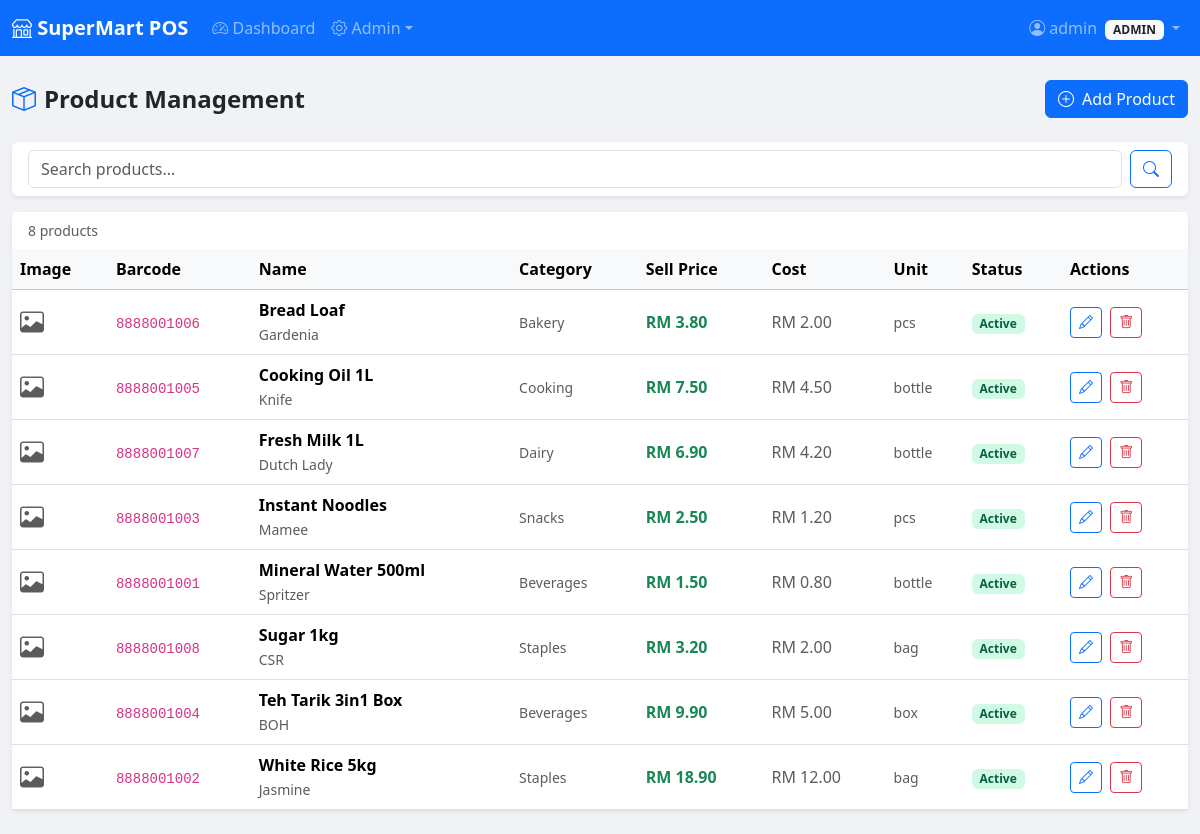
/admin/products.php (signed in), run on the app's committed database.
### tables this page shows
CREATE TABLE system_settings (
    id            INT AUTO_INCREMENT PRIMARY KEY,
    setting_key   VARCHAR(100) UNIQUE NOT NULL,
    setting_value TEXT,
    updated_at    TIMESTAMP DEFAULT CURRENT_TIMESTAMP ON UPDATE CURRENT_TIMESTAMP
);

CREATE TABLE products (
    id            INT AUTO_INCREMENT PRIMARY KEY,
    barcode       VARCHAR(100) UNIQUE NOT NULL,
    sku           VARCHAR(100),
    product_name  VARCHAR(255) NOT NULL,
    category      VARCHAR(100),
    brand         VARCHAR(100),
    selling_price DECIMAL(10,2) NOT NULL DEFAULT 0.00,
    cost_price    DECIMAL(10,2) NOT NULL DEFAULT 0.00,
    unit          VARCHAR(50) DEFAULT 'pcs',
    image         VARCHAR(255),
    status        ENUM('active','inactive') NOT NULL DEFAULT 'active',
    created_at    TIMESTAMP DEFAULT CURRENT_TIMESTAMP,
    updated_at    TIMESTAMP DEFAULT CURRENT_TIMESTAMP ON UPDATE CURRENT_TIMESTAMP
);

### includes/auth.php (called while the page is built, shortened)
<?php
require_once __DIR__ . '/config.php';
function isLoggedIn() {
    return isset($_SESSION['user_id']) && isset($_SESSION['role']);
}
function isAdmin() {
    return isLoggedIn() && $_SESSION['role'] === 'admin';
}
function getSetting($key) {
    global $pdo;
    try {
        $stmt = $pdo->prepare("SELECT setting_value FROM system_settings WHERE setting_key = ?");
        $stmt->execute([$key]);
        $row = $stmt->fetch();
        $val = $row ? $row['setting_value'] : null;
        return $val;
    } catch (Exception $e) {
        $defaults = [
            'store_name'           => 'SuperMart POS',
            'store_address'        => '123 Main Street',
            'store_phone'          => '',
            'tax_rate'             => '6',
            'receipt_footer'       => 'Thank you for shopping with us!',
            'auto_cash_drawer'     => '1',
            'cashier_manual_drawer'=> '0',
            'drawer_cooldown'      => '30',
            'currency'             => 'RM',
            'printer_name'         => 'EPSON TM-T82',
        ];
        return $defaults[$key] ?? null;
    }
}

### admin/products.php (the view, shortened to what this page needs)
<?php
require_once __DIR__ . '/../includes/auth.php';
$search = $_GET['s'] ?? '';
if ($search) {
    $stmt = $pdo->prepare("SELECT * FROM products WHERE product_name LIKE ? OR barcode LIKE ? OR sku LIKE ? ORDER BY product_name");
    $stmt->execute(["%$search%","%$search%","%$search%"]);
} else {
    $stmt = $pdo->query("SELECT * FROM products ORDER BY product_name");
}
$products = $stmt->fetchAll();
?>
<!DOCTYPE html>
<html lang="en">
<head>
    <link rel="stylesheet" href="https://cdn.jsdelivr.net/npm/bootstrap@5.3.2/dist/css/bootstrap.min.css">
    <link rel="stylesheet" href="https://cdn.jsdelivr.net/npm/bootstrap-icons@1.11.3/font/bootstrap-icons.min.css">
    <link rel="stylesheet" href="<?= APP_URL ?>/assets/css/style.css">
</head>
<body>
<?php include __DIR__ . '/../includes/header.php'; ?>
<div class="container-fluid py-4">
    <div class="d-flex align-items-center mb-4">
        <h4 class="fw-bold mb-0"><i class="bi bi-box-seam me-2 text-primary"></i>Product Management</h4>
        <a href="?action=add" class="ms-auto btn btn-primary"><i class="bi bi-plus-circle me-2"></i>Add Product</a>
    </div>
    <div class="card border-0 shadow-sm mb-3">
        <div class="card-body py-2">
            <form method="GET" class="d-flex gap-2">
                <input type="text" name="s" class="form-control" placeholder="Search products..." value="<?= htmlspecialchars($search) ?>">
                <button class="btn btn-outline-primary"><i class="bi bi-search"></i></button>
            </form>
        </div>
    </div>
    <div class="card border-0 shadow-sm">
        <div class="card-header bg-white border-0 py-2 d-flex align-items-center">
            <span class="text-muted small"><?= count($products) ?> products</span>
        </div>
        <div class="table-responsive">
            <table class="table table-hover align-middle mb-0">
                <thead class="table-light"><tr>
                    <th>Image</th><th>Barcode</th><th>Name</th><th>Category</th><th>Sell Price</th><th>Cost</th><th>Unit</th><th>Status</th><th>Actions</th>
                </tr></thead>
                <tbody>
                <?php foreach ($products as $p): ?>
                <tr>
                    <td>
                        <?php if ($p['image']): ?>
                        <img src="<?= APP_URL ?>/uploads/products/<?= $p['image'] ?>" style="width:40px;height:40px;object-fit:cover;border-radius:6px;" onerror="this.src='<?= APP_URL ?>/assets/img/no-image.png'">
                        <?php else: ?><span class="text-muted"><i class="bi bi-image" style="font-size:1.5rem"></i></span><?php endif; ?>
                    </td>
                    <td><code class="small"><?= htmlspecialchars($p['barcode']) ?></code></td>
                    <td><span class="fw-semibold"><?= htmlspecialchars($p['product_name']) ?></span><br><span class="text-muted small"><?= htmlspecialchars($p['brand']) ?></span></td>
                    <td class="text-muted small"><?= htmlspecialchars($p['category']) ?></td>
                    <td class="text-success fw-bold">RM <?= number_format($p['selling_price'],2) ?></td>
                    <td class="text-muted">RM <?= number_format($p['cost_price'],2) ?></td>
                    <td class="text-muted small"><?= htmlspecialchars($p['unit']) ?></td>
                    <td><span class="badge <?= $p['status']==='active'?'status-active':'status-inactive' ?>"><?= ucfirst($p['status']) ?></span></td>
                    <td>
                        <a href="?action=edit&id=<?= $p['id'] ?>" class="btn btn-sm btn-outline-primary me-1"><i class="bi bi-pencil"></i></a>
                        <form method="POST" class="d-inline" onsubmit="return confirm('Delete/deactivate this product?')">
                            <button class="btn btn-sm btn-outline-danger"><i class="bi bi-trash"></i></button>
                        </form>
                    </td>
                </tr>
                <?php endforeach; ?>
                </tbody>
            </table>
        </div>
    </div>
</div>
<?php include __DIR__ . '/../includes/footer.php'; ?>
</body></html>

### includes/header.php (shortened to what this page needs)
<!DOCTYPE html>
<html lang="en">
<head>
    <link rel="stylesheet" href="https://cdn.jsdelivr.net/npm/bootstrap@5.3.2/dist/css/bootstrap.min.css">
    <link rel="stylesheet" href="https://cdn.jsdelivr.net/npm/bootstrap-icons@1.11.3/font/bootstrap-icons.min.css">
    <link rel="stylesheet" href="<?= APP_URL ?>/assets/css/style.css">
</head>
<body>
<?php if (isLoggedIn()): ?>
<nav class="navbar navbar-expand-lg navbar-dark bg-primary">
    <div class="container-fluid">
        <a class="navbar-brand fw-bold" href="#">
            <i class="bi bi-shop"></i> <?= htmlspecialchars(getSetting('store_name') ?? APP_NAME) ?>
        </a>
        <div class="collapse navbar-collapse" id="navMenu">
            <ul class="navbar-nav me-auto">
                <?php if (isAdmin()): ?>
                <li class="nav-item"><a class="nav-link" href="<?= APP_URL ?>/admin/dashboard.php"><i class="bi bi-speedometer2"></i> Dashboard</a></li>
                <li class="nav-item dropdown">
                    <a class="nav-link dropdown-toggle" href="#" data-bs-toggle="dropdown"><i class="bi bi-gear"></i> Admin</a>
                </li>
                <?php else: ?>
                <li class="nav-item"><a class="nav-link" href="<?= APP_URL ?>/cashier/pos.php"><i class="bi bi-cash-register"></i> POS</a></li>
                <?php endif; ?>
            </ul>
            <ul class="navbar-nav">
                <li class="nav-item dropdown">
                    <a class="nav-link dropdown-toggle" href="#" data-bs-toggle="dropdown">
                        <i class="bi bi-person-circle"></i> <?= htmlspecialchars($_SESSION['username']) ?>
                        <span class="badge bg-light text-dark ms-1"><?= strtoupper($_SESSION['role']) ?></span>
                    </a>
                </li>
            </ul>
        </div>
    </div>
</nav>
<?php endif; ?>

### includes/footer.php (shortened to what this page needs)
</body>
</html>

### assets/css/style.css (style rules this page uses)
:root { --pos-primary: #0d6efd; --pos-success: #198754; --pos-danger: #dc3545; --pos-warning: #ffc107; --pos-dark: #212529; --sidebar-width: 240px; }
body { background-color: #f0f2f5; font-family: 'Segoe UI', Tahoma, Geneva, Verdana, sans-serif; }
.status-active { background-color: #d1fae5; color: #065f46; }

### data on the page
system_settings: setting_value "SuperMart POS"
products: barcode "8888001006", product_name "Bread Loaf", brand "Gardenia", category "Bakery", selling_price "3.80", cost_price "2.00", unit "pcs", status "Active"
products: barcode "8888001005", product_name "Cooking Oil 1L", brand "Knife", category "Cooking", selling_price "7.50", cost_price "4.50", unit "bottle", status "Active"
products: barcode "8888001007", product_name "Fresh Milk 1L", brand "Dutch Lady", category "Dairy", selling_price "6.90", cost_price "4.20", unit "bottle", status "Active"
products: barcode "8888001003", product_name "Instant Noodles", brand "Mamee", category "Snacks", selling_price "2.50", cost_price "1.20", unit "pcs", status "Active"
products: barcode "8888001001", product_name "Mineral Water 500ml", brand "Spritzer", category "Beverages", selling_price "1.50", cost_price "0.80", unit "bottle", status "Active"
products: barcode "8888001008", product_name "Sugar 1kg", brand "CSR", category "Staples", selling_price "3.20", cost_price "2.00", unit "bag", status "Active"
products: barcode "8888001004", product_name "Teh Tarik 3in1 Box", brand "BOH", category "Beverages", selling_price "9.90", cost_price "5.00", unit "box", status "Active"
products: barcode "8888001002", product_name "White Rice 5kg", brand "Jasmine", category "Staples", selling_price "18.90", cost_price "12.00", unit "bag", status "Active"

### other printed values
$_SESSION['username'] "admin"
$_SESSION['role'] "ADMIN"
count($products) "8"
